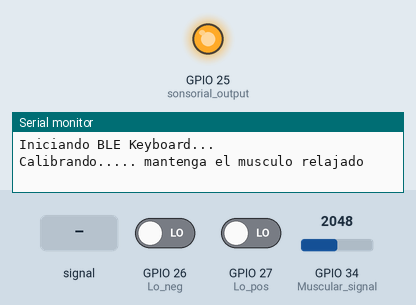
This sketch was run on a simulated ESP32. On the bench: output pins drawn as LEDs (lit = HIGH), the last lines printed to the serial monitor. Inputs (shaded band) come from the test bench; at power-on: GPIO 26 (Lo_neg) LOW, GPIO 27 (Lo_pos) LOW, GPIO 34 (Muscular_signal) = 2048. USB keyboard and mouse output is not drawn.

Above: at 0.1 s.
At 19.8 s:
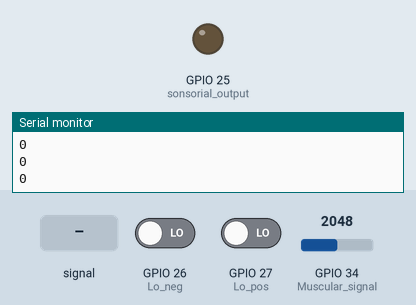
19.9 s: GPIO 34 (Muscular_signal) fed a 200 Hz sine of ±1023 counts around its level
22.1 s: GPIO 34 (Muscular_signal) fed a 200 Hz sine of ±327 counts around its level
At 24.1 s:
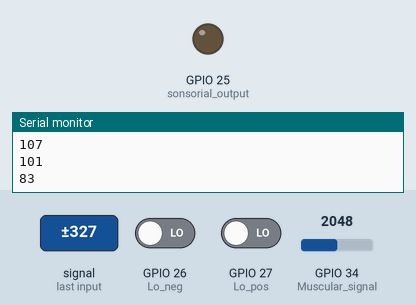
Timing chart, 0 to 25.6 s (numbered marks = the images above; inputs shaded):
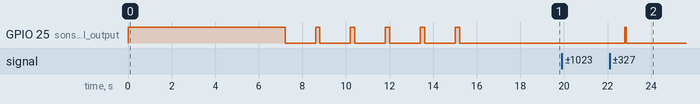

The sketch:

MUSCULAR_DETECTOR_v1.ino
```cpp
#include <BleKeyboard.h>
BleKeyboard bleKeyboard("HERMES", "In-NovaBio", 67);  //NOMBRE, EMPRESA Y SIX SEVEN

const int Muscular_signal = 34;                       //definicion del pin D34 analogico en esp32
const int sonsorial_output = 25;                      //feedback sensorial
const int Lo_neg = 26;                                //Lo- conectado (amarilo)
const int Lo_pos = 27;                                // Lo+ desconetdo (rojo)
const int out_of_value_threshold = 2000;              // valor para medir cambios no naturales de disparo

const unsigned long time_of_detection = 350;          // aprox 100 lecturas de validacion
const unsigned long cooldown_time = 500;              //tiempo de bloqueo entre clicks

int val_force = 0;                                    //variable para almacenar los datos analogicos
int prev_value = 0;                                   //registro del valor previo
int promedial = 0;                                    //valor promediado detector de disparos cortos
int peaks = 0;                                        //contador de picos de la señal multiples indican un click

int trigger_min_value = 125;                          //balor bace del disparo

float average_rest = 0;                               //promedio musculo relajado
float average_wink = 0;                               //promedio musculo guiño
float averageSpikes = 0;                              //promedio picos de señal


bool spasm_dt = false;    //deteccion de espasmos
bool evaluation = false;  //variable para abrir el escaneo por 500 ms donde se validara el click

unsigned long fst_detection = 0; //variable timer validation detection
unsigned long last_event_time = 0;  //timer medidor de activacion de evento previo

void setup() {
  Serial.begin(115200);
  pinMode(sonsorial_output, OUTPUT);
  pinMode(Lo_neg, INPUT);
  pinMode(Lo_pos, INPUT);
  Serial.println("Iniciando BLE Keyboard...");
  bleKeyboard.begin();  // iniciar Blek
  while (!bleKeyboard.isConnected()) {
    Serial.println("Esperando BLE...");
    delay(100);
  }
  if (!body_conection(digitalRead(Lo_neg), digitalRead(Lo_pos))) {  //buscar estar bien conectado
    if (bleKeyboard.isConnected()) {
      calibration();
    }
    else {
      Serial.println("Sin coneccion a bluetooth");
    }
  }
}

bool body_conection(bool lon, bool lop) {  //verificador de coneccion corporal correcta Lo+ y Lo-
  if (lon) {
    //Serial.println("ELECTRODO amarillo DESCONECTADO");
    //delay(500);
    return false;  //▄▄▄▄▄▄▄▄▄▄▄▄▄▄▄▄▄▄▄▄▄▄▄▄▄▄▄▄▄▄▄▄▄▄▄▄▄▄▄▄▄▄▄▄▄▄▄▄▄▄▄▄▄▄▄▄▄▄▄▄▄▄▄▄▄▄▄▄▄▄▄▄▄▄▄▄▄▄▄CAMBIAR A TRUE SOLO PROVICIONAL
  } else if (lop) {
    //Serial.println("ELECTRODO ROJO DESCONECTADO");
    //delay(500);
    return false;  //▄▄▄▄▄▄▄▄▄▄▄▄▄▄▄▄▄▄▄▄▄▄▄▄▄▄▄▄▄▄▄▄▄▄▄▄▄▄▄▄▄▄▄▄▄▄▄▄▄▄▄▄▄▄▄▄▄▄▄▄▄▄▄▄▄▄▄▄▄▄▄▄▄▄▄▄▄▄▄CAMBIAR A TRUE SOLO PROVICIONAL
  } else {
    return false;
  }
}

bool trigger_detector() {  //validacion separacion espasmo y movimiento
  val_force = analogRead(Muscular_signal);
  promedial = abs(val_force - prev_value);
  prev_value = val_force;

  if (promedial >= trigger_min_value) { //se busca ver si se supera el umbral minimo para accionar disparo
    if (promedial >= out_of_value_threshold) {  //se busca comparar si es demaciado grande como para ser causado por un musculo
      spasm_dt = true;
      return false;  // no se evalua nada y sigue buscando
    }
    if (!evaluation) {//empieza la evaluacion si es valido
      fst_detection = millis();//toma medida de tiempo
      evaluation = true;
      peaks = 1;
    } else {
      peaks++;  //considera los picos
    }
    return true;
  }
  return false;
}

bool trigger_validation() {
  if ((millis() - fst_detection > time_of_detection) && evaluation) {  //evalua el tiempo de analisis
    if (millis() - last_event_time < cooldown_time) {                  //evalua el tiempo de espera
      evaluation = false;
      peaks = 0;
      spasm_dt = false;
      return false;
    }

    if ((peaks >= 1 && peaks <= 3) && !spasm_dt) {  //evaluar los picos necesarios para enter
      Serial.println("EVENTO VALIDOOOOOOOOOOOOOOOOOOOOOOOO");
      bleKeyboard.print("hola");
      bleKeyboard.write(KEY_RETURN);
      digitalWrite(sonsorial_output, HIGH);
      delay(75);
      digitalWrite(sonsorial_output, LOW);
      last_event_time = millis();
    } else {
      Serial.println("EVENTO RECHAZADO");
    }
    evaluation = false;
    spasm_dt = false;
    peaks = 0;
    return true;
  }
  return false;
}

void calibration(){ //metodo de calibracion
  Serial.println("Calibrando..... mantenga el musculo relajado");
  digitalWrite(sonsorial_output, HIGH);

  unsigned long CALIBRATION_TIME = millis();
  int cont = 0;

  prev_value = analogRead(Muscular_signal);
  while (millis() - CALIBRATION_TIME < 5000) {
    val_force = analogRead(Muscular_signal);
    promedial = abs(val_force - prev_value);
    prev_value = val_force;
    average_rest += promedial;
    cont++;
    delay(5);
  }
  average_rest/=cont;
  Serial.print("PROMEDIO REPOSO: ");
  Serial.println(average_rest);
  delay(2000);

  for(int x = 0;x<=5;x+=1){
    digitalWrite(sonsorial_output, HIGH);
    delay(200);
    digitalWrite(sonsorial_output, LOW);

    int cicles = 0;
    int wink_val = 0;

    unsigned long CALIBRATION_WINK = millis();

    while (millis() - CALIBRATION_WINK < 400) {
      val_force = analogRead(Muscular_signal);
      promedial = abs(val_force - prev_value);
      prev_value = val_force;
      wink_val += promedial;
      cicles++;

      if (promedial > trigger_min_value && promedial < out_of_value_threshold ) {
        averageSpikes++;
      }
      delay(5);
    }
    average_wink += (float)wink_val / cicles;
    delay(1000);
  }
  average_wink /= 5;
  averageSpikes /= 5;

  Serial.print("Disparo promedio: ");
  Serial.println(average_wink);

  Serial.print("Picos promedio: ");
  Serial.println(averageSpikes);
  delay(2000);
}

void loop() {
  if (!body_conection(digitalRead(Lo_neg), digitalRead(Lo_pos))) {  //buscar estar bien conectado
    if (bleKeyboard.isConnected()) {                                //buscar blutu
      trigger_detector();
      trigger_validation();
    } else {
      Serial.println("Sin coneccion a bluetooth");
    }
    Serial.println(promedial);
  }
  delay(5);
}
```

Measured:
- after the input at 22.1 s, GPIO 25 (sonsorial_output): LOW → HIGH after 0.69 s, → LOW 0.08 s later
